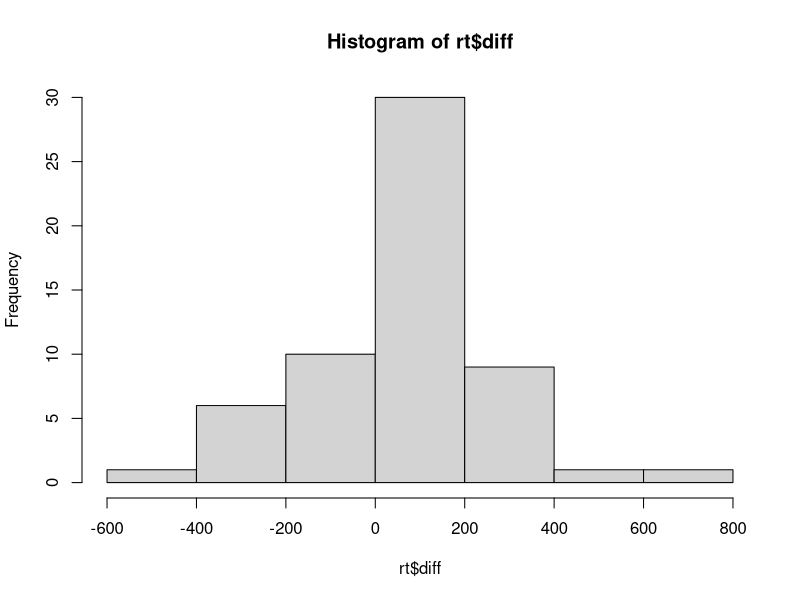
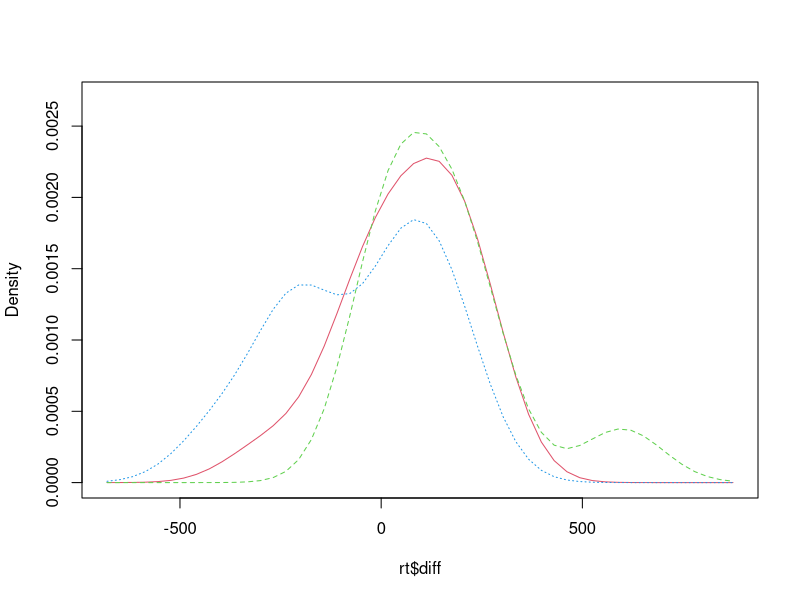

Write R code to recreate these figures, in order. (Note: this script raises an error after producing the figures.)
library("psych")
library("sm")
setwd('/home/mqsm/study/АГД/geo-analysis/lib')

# 1. Проверить гипотезу о равенстве средних значений групп.

# Зависимая переменная континуальная, независимая (группа) -- категориальная
rt <- read.table("groups.txt", header = TRUE)

# Зависимая переменная должна быть нормально распределена
hist(rt$diff)

# Проверка однородности дисперсий сравниваемых выборок
rt$group <- as.factor(rt$group)
rt$group

# Значение F большое, значение F малое, значит группы действительно различаются
aov.model <- aov(rt$diff ~ rt$group)
summary(aov.model)

# 2. Получить оценки для теоретического среднего значения, главных эффектов и дисперсию
# Смотрите summary

# 3. Выполнить сравнение средних значений, используя тесты Тьюки, Шеффе и наименьшей значимой разности

# 2-1 группы не различаются (значение p больше 0.05). 3-1 и 3-2 различаются
TukeyHSD(aov.model)

sm.density.compare(rt$diff, rt$group)
colfill <- 2: (2+length(levels(rt$group)))
legend(locator(1), levels(rt$group), fill = colfill)
# Смотрите график: зеленый и красный очень близки, не отличаются. Синий с красным и синий с зелёным отличаются
